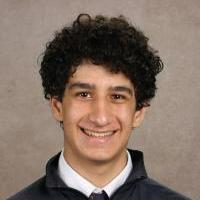
#> input picture ch6/aiden.jpg, 200 x 200 px
$ python hair_detect.py --image aiden.jpg
#> lines starting #> are read from the running program, lines starting #| are printed output that depends on the picture; after the words box and inside, x2 and y2 are one past the last pixel; in counts of white or black regions, pixels touching at a corner belong together
import numpy as np

import argparse
import cv2

ap = argparse.ArgumentParser()
ap.add_argument("-i", "--image", required = True, help = "Path to the image")
args = vars(ap.parse_args())

image = cv2.imread(args["image"])
#> image is the input picture: shape (200, 200, 3); mean B, G, R 101.2, 113.3, 132.4
cv2.imshow("Original", image)

hsv = cv2.cvtColor(image, cv2.COLOR_BGR2HSV)
#> hsv: shape (200, 200, 3); mean H, S, V 23.5, 65.3, 132.9
h,s,v = cv2.split(hsv)
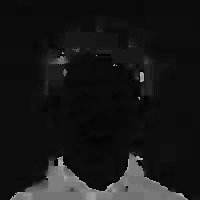
#> h: shape (200, 200); min 0, max 179, mean 23.5
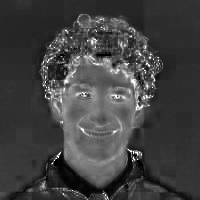
#> s: shape (200, 200); min 0, max 255, mean 65.3
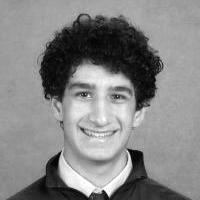
#> v: shape (200, 200); min 0, max 255, mean 132.9

mask = cv2.inRange(hsv, (0,0,0), (180, 50, 130))
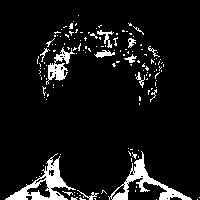
#> mask: shape (200, 200); 8% white; 146 white regions (134 under 20 px), largest, box (x1, y1, x2, y2) and area: (5, 153, 76, 200) 921, (108, 151, 192, 200) 866, (46, 47, 75, 85) 383
dst1 = cv2.bitwise_and(image, image, mask=mask)

th, threshed = cv2.threshold(v, 100, 200, cv2.THRESH_BINARY_INV)
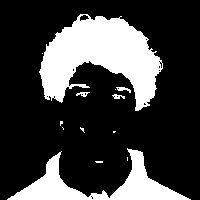
#> threshed: shape (200, 200); values 0 (black) and 200 (white), 24.4% white; 13 white regions (8 under 20 px), largest, box (x1, y1, x2, y2) and area: (39, 14, 163, 111) 6487, (7, 148, 191, 200) 3102, (116, 87, 131, 93) 45, (76, 92, 90, 97) 39, (112, 94, 125, 99) 39
dst2 = cv2.bitwise_and(image, image, mask=threshed)
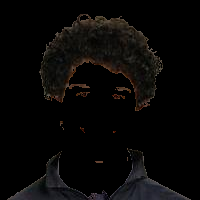
#> dst2: shape (200, 200, 3); mean B, G, R 6.4, 7.1, 8.1

th, threshed2 = cv2.threshold(s, 30, 255, cv2.THRESH_BINARY_INV)
#> threshed2: shape (200, 200); 5.8% white; 80 white regions (71 under 20 px), largest, box (x1, y1, x2, y2) and area: (53, 152, 192, 200) 1591, (39, 156, 56, 187) 129, (9, 181, 35, 200) 116
dst3 = cv2.bitwise_and(image, image, mask=threshed2)
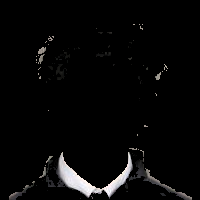
#> dst3: shape (200, 200, 3); mean B, G, R 7.6, 7.5, 7.7

cv2.imshow("Hue", dst1)
cv2.imshow("Saturation", dst2)
cv2.imshow("Value", dst3)

#cv2.imwrite("dst1.png", dst1)
#cv2.imwrite("dst2.png", dst2)
#cv2.imwrite("dst3.png", dst3)

cv2.waitKey(0)
